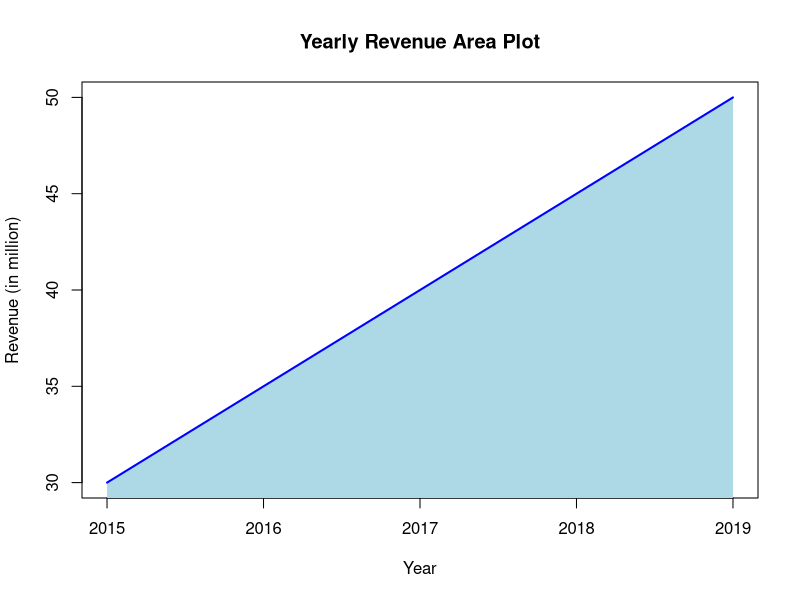

Recreate this plot in R.
# Revenue data
year <- c(2015, 2016, 2017, 2018, 2019)
revenue <- c(30, 35, 40, 45, 50)

# Create area plot
plot(year, revenue,
     type = "n",               # set up plot without drawing
     xlab = "Year",
     ylab = "Revenue (in million)",
     main = "Yearly Revenue Area Plot")

# Fill area under the curve
polygon(c(year, rev(year)), c(rep(0, length(revenue)), rev(revenue)),
        col = "lightblue", border = NA)

# Overlay line
lines(year, revenue, col = "blue", lwd = 2)